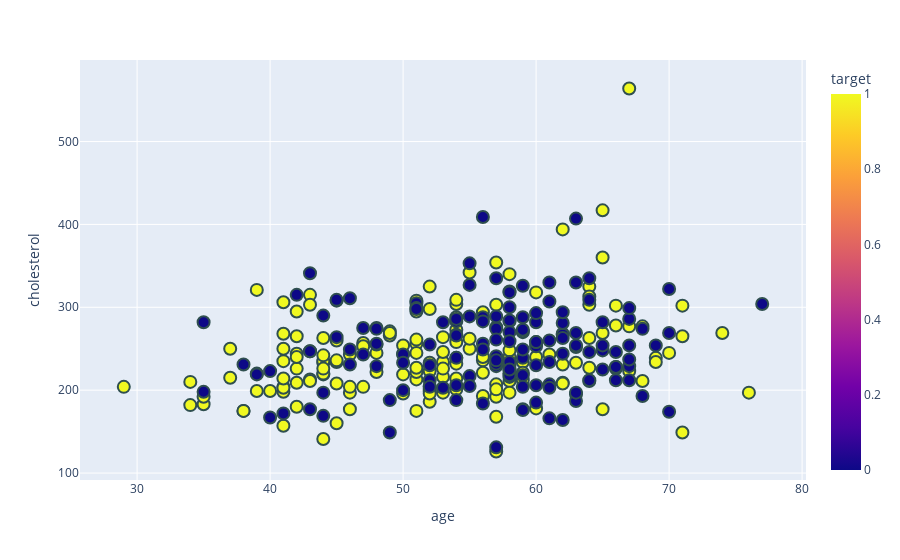

Notebook cell for this chart:
### Code cell
fig = px.scatter(df, x="age", y="cholesterol", color = "target") 
fig.update_traces(marker=dict(size=12,
                              line=dict(width=2,
                                        color= 'DarkSlateGrey')),
                  selector=dict(mode='markers'))
fig.show()

### Figure 1 — Plotly figure (JSON) as saved in the notebook; plotly's stock layout.template omitted (floating-point values rounded to 4 significant figures; data arrays with more than 128 entries replaced by an {"elided": "..."} marker saying what was removed)
{"data": [{"hovertemplate": "age=%{x}<br>cholesterol=%{y}<br>target=%{marker.color}<extra></extra>", "legendgroup": "", "marker": {"color": {"elided": "303 int values"}, "coloraxis": "coloraxis", "line": {"color": "DarkSlateGrey", "width": 2}, "size": 12, "symbol": "circle"}, "mode": "markers", "name": "", "orientation": "v", "showlegend": false, "type": "scatter", "x": {"elided": "303 int values"}, "xaxis": "x", "y": {"elided": "303 int values"}, "yaxis": "y"}], "layout": {"coloraxis": {"colorbar": {"title": {"text": "target"}}, "colorscale": [[0, "#0d0887"], [0.1111, "#46039f"], [0.2222, "#7201a8"], [0.3333, "#9c179e"], [0.4444, "#bd3786"], [0.5556, "#d8576b"], [0.6667, "#ed7953"], [0.7778, "#fb9f3a"], [0.8889, "#fdca26"], [1, "#f0f921"]]}, "legend": {"tracegroupgap": 0}, "margin": {"t": 60}, "xaxis": {"anchor": "y", "domain": [0, 1], "title": {"text": "age"}}, "yaxis": {"anchor": "x", "domain": [0, 1], "title": {"text": "cholesterol"}}}}
